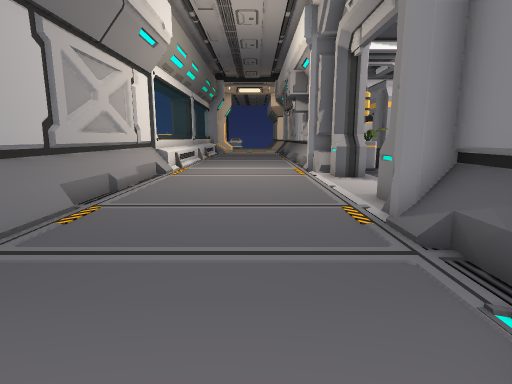
[1] (above)

23 first-person views from a walk through a scene from a Unity 3-D project. The camera is 1.4 m above the floor, tilts 10° down and sees 80° across. The floor is counted in squares, 1 m on a side. Each view is taken from the middle of a square. On the plan, view 1 faces up. The plan holds only what a view shows up to about 14 squares ahead; the rest is blank. The place goes on beyond the plan.

[2]
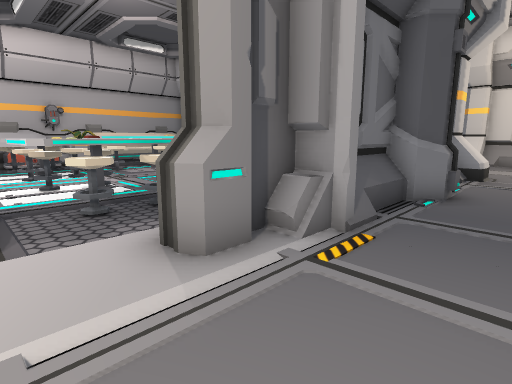

[3]
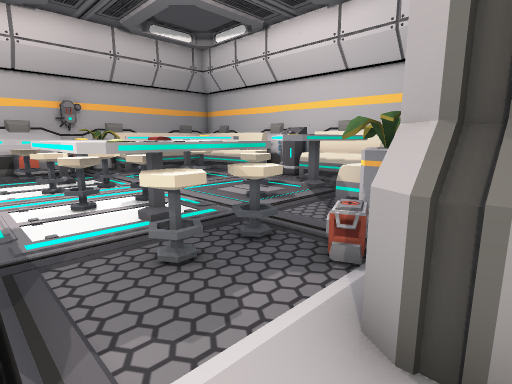

[4]
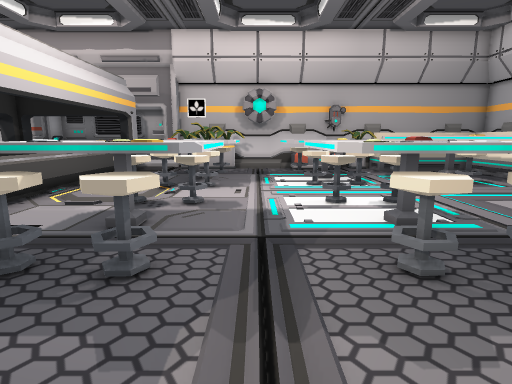

[5]
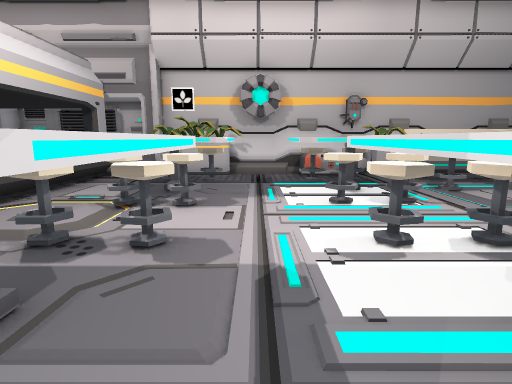

[6]
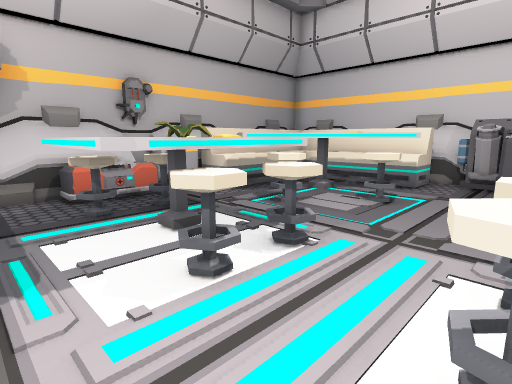

[7]
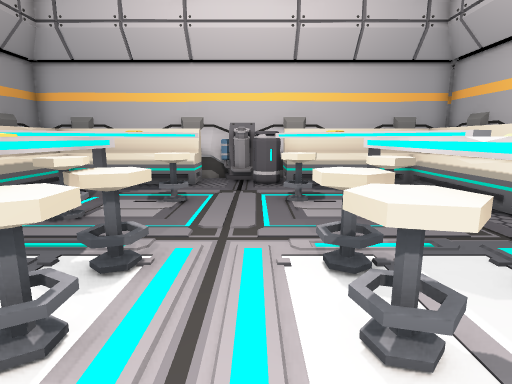

[8]
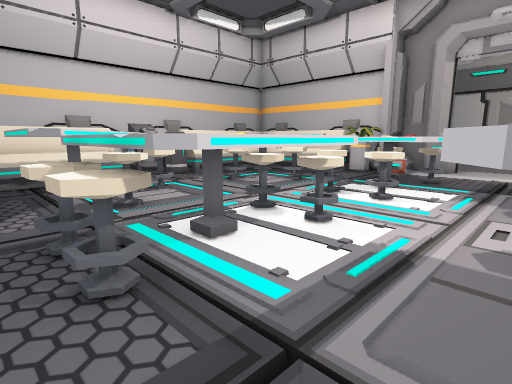

[9]
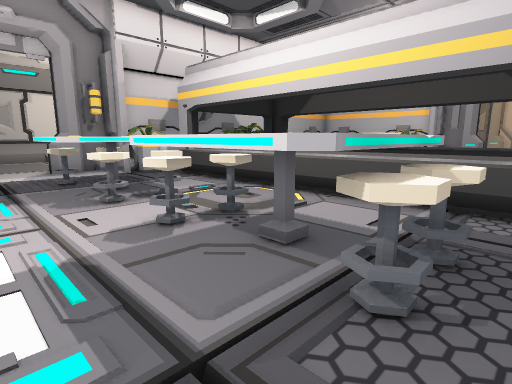

[10]
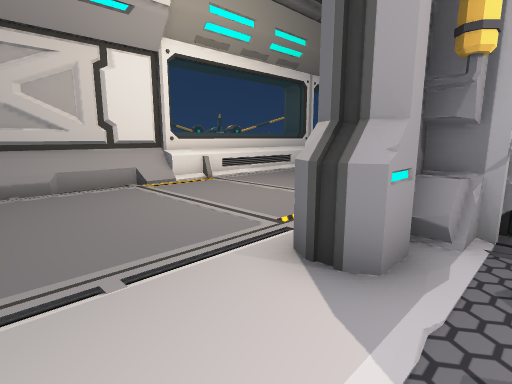

[11]
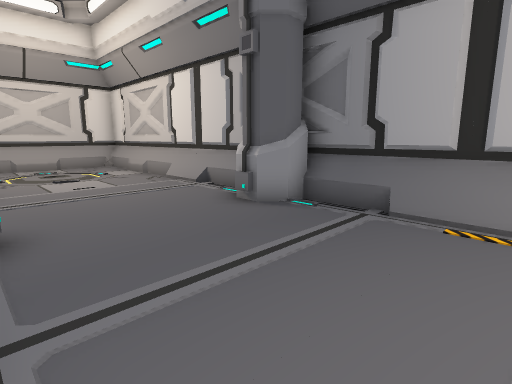

[12]
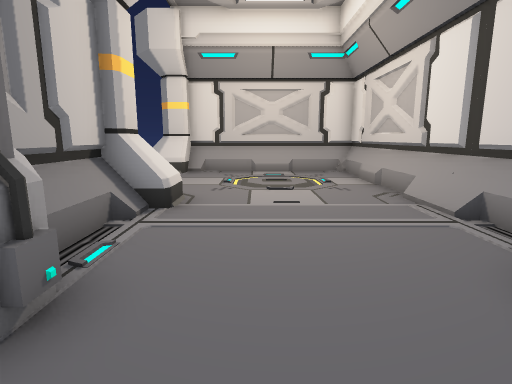

[13]
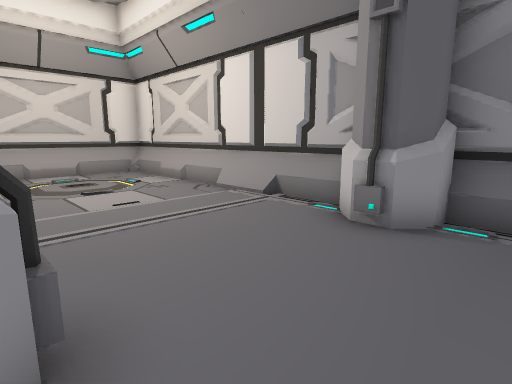

[14]
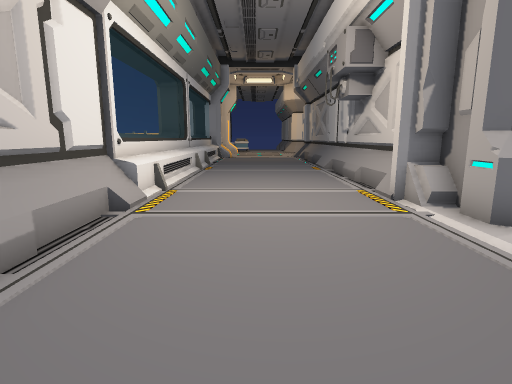

[15]
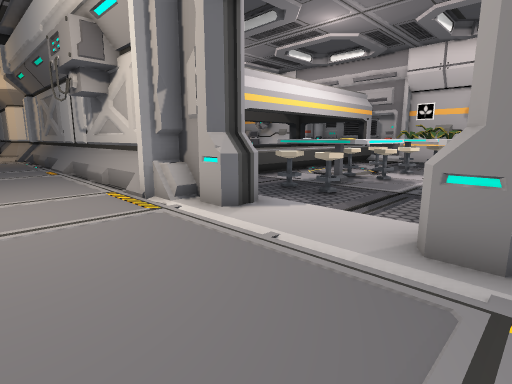

[16]
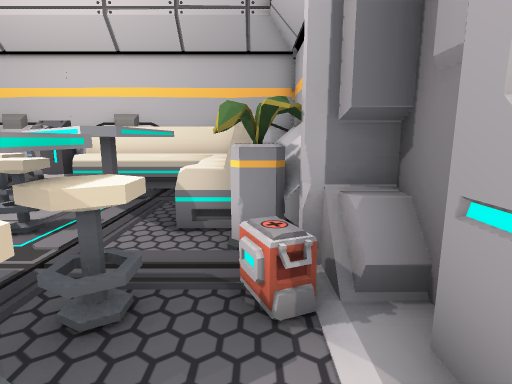

[17]
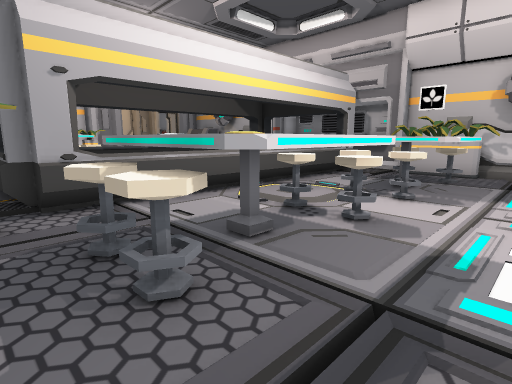

[18]
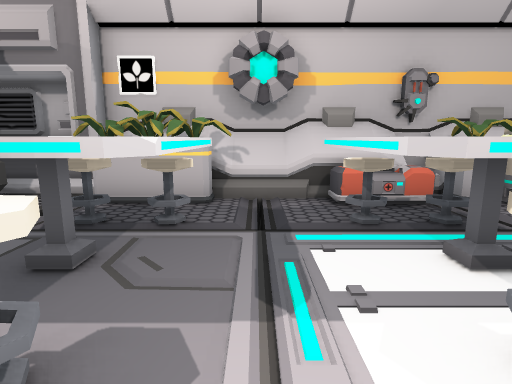

[19]
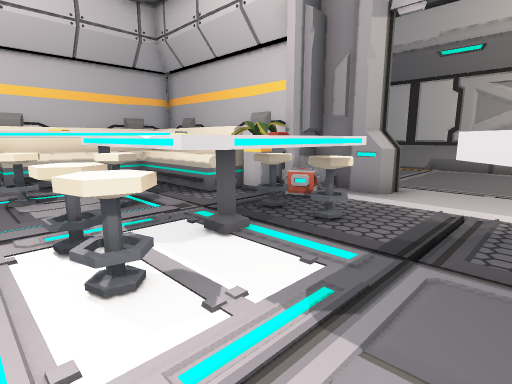

[20]
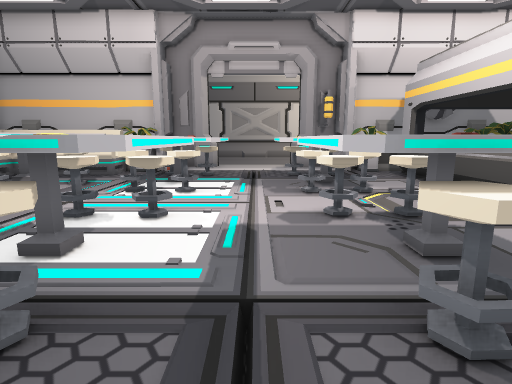

[21]
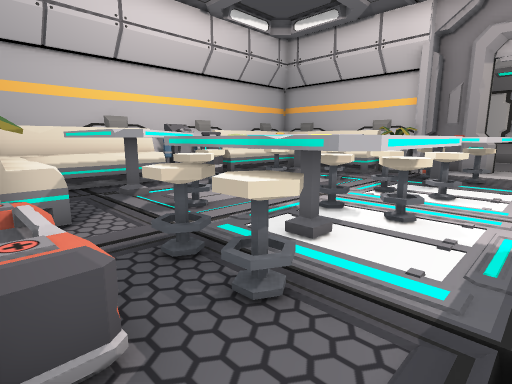

[22]
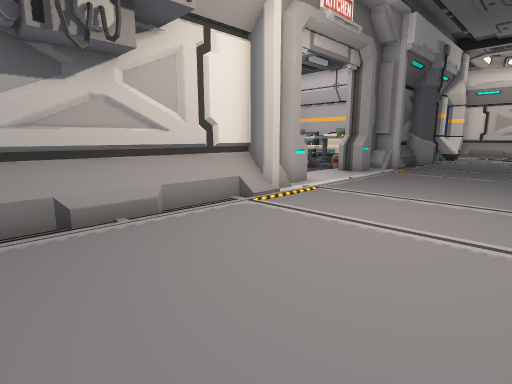

[23]
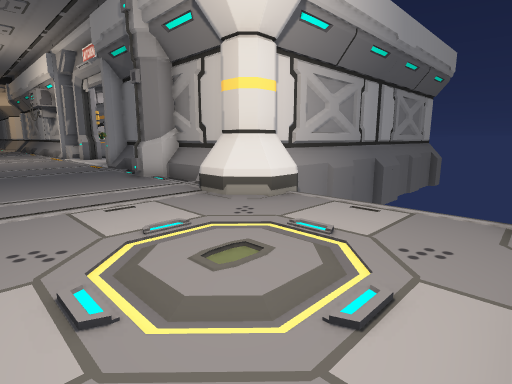

### Floor plan
Key: @ floor where view 1 was taken; # wall or solid block; . main floor; - floor 0.25 m lower than the main floor; / step, stairs or slope; = window, fence, low wall or low ledge; ^ raised ledge; T table; S stool; C crate; P pillar; B barrel; A tank; O other object.
Columns run from 5 left of view 1 to 20 right of it. Each row starts with its distance up from view 1.
 19 ^^......# OO
 18 ^^......#^O
 17 ^^......#O
 16 ^^......#^ ^            ^#
 15 ^^......##.#^^^^^^^^^^##^#
 14 ^^......##O============###
 13  #......##O- TT...   T-O#
 12  #......##.ST TS.SS  S.O#
 11  #......##.STTTS.SSTTSOO#
 10  #.........STTTS.SSTTS.O^
  9  #........///...........#
  8  #..........TTT...TTTT.=^
  7  #......##.STTTS.SSTTSCC#
  6  #......##CSTT S.SSTTSCC#
  5  #......##CST TS..S  SCC#
  4  #......##O#TSS....SSTOO#
  3  #......###^TSS....SST^##
  2  #......###^TTTS..STTT^#
  1  #O....O###^TT T..T TT^#
  0  #O..@.O###^TTTTB.TTTT^#
 -1  #......###^^^^#BA^^^^^#
 -2  #......##^    ^A#^
 -3  #.....P##      ##
 -4  #.....P#########
 -5  #......PP
 -6  #.......
 -7  #.......
 -8  #.......
 -9  #.......
-10  #......PPP
-11  ########PP

Positions as (right, up) in squares from view 1, and headings:
1: (0, 0), facing up
2: (0, 9), facing down-right
3: (3, 9), facing down-right
4: (3, 9), facing right
5: (6, 9), facing right
6: (10, 9), facing down-right
7: (11, 9), facing down
8: (17, 10), facing down-left
9: (17, 8), facing up-left
10: (5, 8), facing up-left
11: (2, 6), facing down-left
12: (0, 3), facing down
13: (2, 3), facing down-left
14: (-1, 6), facing up
15: (-1, 6), facing up-right
16: (5, 8), facing down
17: (5, 8), facing up-right
18: (11, 9), facing right
19: (11, 10), facing down-left
20: (18, 9), facing left
21: (18, 9), facing down-left
22: (-3, 19), facing down-right
23: (-3, -10), facing up-right
